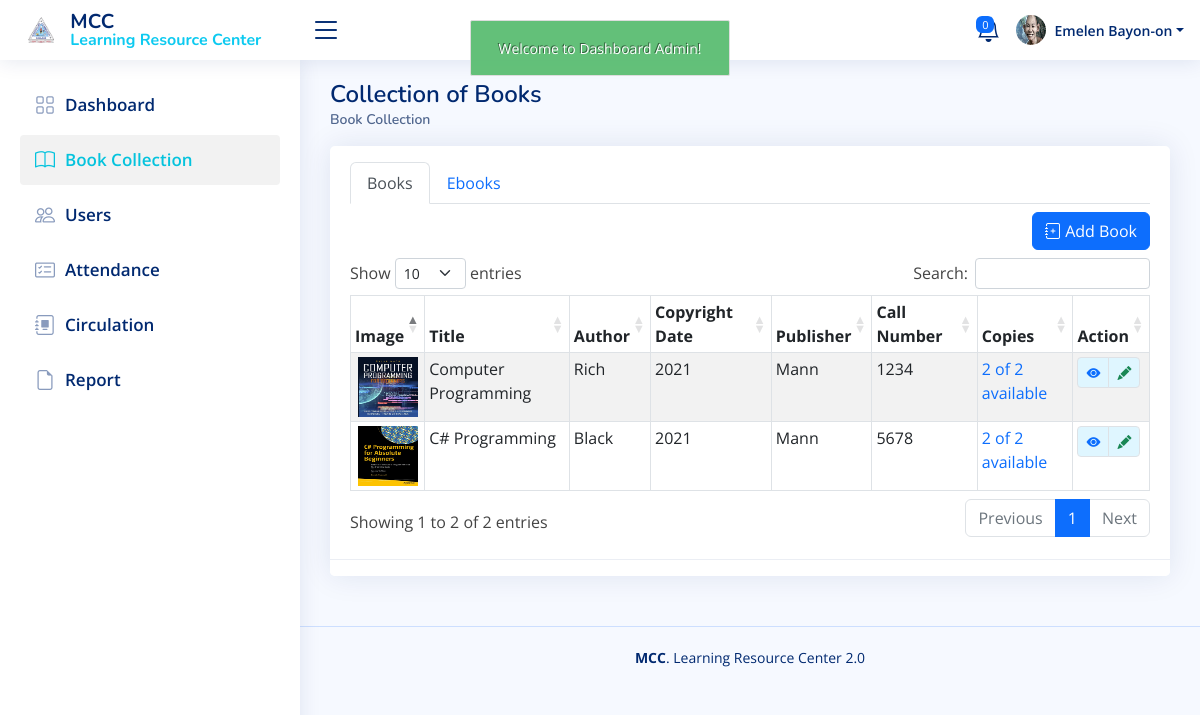
The app's page /admin/books.php (signed in) with its own data.
### tables this page shows
CREATE TABLE `book` (
  `book_id` int(11) NOT NULL,
  `call_number` varchar(50) NOT NULL,
  `accession_number` varchar(50) NOT NULL,
  `title` varchar(150) NOT NULL,
  `category_id` int(11) NOT NULL,
  `author` varchar(50) NOT NULL,
  `copyright_date` varchar(20) NOT NULL,
  `publisher` varchar(50) NOT NULL,
  `place_publication` varchar(50) NOT NULL,
  `isbn` varchar(50) NOT NULL,
  `barcode` varchar(50) NOT NULL,
  `book_image` varchar(100) NOT NULL,
  `date_added` datetime NOT NULL,
  `status` varchar(50) NOT NULL
);

### admin/books.php (the view, shortened to what this page needs)
<?php
include('authentication.php');
include('includes/header.php');
include('./includes/sidebar.php');
?>
<main id="main" class="main" data-aos="fade-down">
     <div class="pagetitle">
          <h1>Collection of Books</h1>
          <nav>
               <ol class="breadcrumb">
                    <li class="breadcrumb-item active">Book Collection</li>
               </ol>
          </nav>
     </div>
     <section class="section">
          <div class="row">
               <div class="col-lg-12">
                    <div class="card">
                         <div class="card-body">
                              <div class="table-responsive mt-3">
                                   <ul class="nav nav-tabs" id="myTab">
                                        <li class="nav-item">
                                             <button class="nav-link active" id="books-tab" data-bs-toggle="tab"
                                                  data-bs-target="#books-tab-pane">Books</button>
                                        </li>
                                        <li class="nav-item">
                                             <button class="nav-link" id="ebooks-tab" data-bs-toggle="tab"
                                                  data-bs-target="#ebooks-tab-pane">Ebooks</button>
                                        </li>
                                   </ul>
                                   <div class="tab-content" id="myTabContent">
                                        <div class="tab-pane fade show active" id="books-tab-pane">
                                             <div class="d-flex justify-content-end my-2">
                                                  <a href="book_add.php" class="btn btn-primary">
                                                       <i class="bi bi-journal-plus"></i> Add Book
                                                  </a>
                                             </div>
                                             <div class="table-responsive">
                                                  <table id="myDataTable"
                                                       class="table table-bordered table-striped table-sm">
                                                       <thead>
                                                            <tr>
                                                                 <th>Image</th>
                                                                 <th>Title</th>
                                                                 <th>Author</th>
                                                                 <th>Copyright Date</th>
                                                                 <th>Publisher</th>
                                                                 <th>Call Number</th>
                                                                 <th>Copies</th>
                                                                 <th>Action</th>
                                                            </tr>
                                                       </thead>
                                                       <tbody>
                                                       <?php
                                                       $query = "
                                                       SELECT
                                                            book.*,
                                                            COUNT(book.accession_number) AS copy_count,
                                                            SUM(CASE WHEN book.status = 'available' THEN 1 ELSE 0 END) AS available_count
                                                       FROM book
                                                       GROUP BY book.title
                                                       ORDER BY book.title DESC";
                                                       $query_run = mysqli_query($con, $query);
                                                       if (mysqli_num_rows($query_run)) {
                                                       foreach ($query_run as $book) {
                                                            ?>
                                                            <tr>
                                                                 <td>
                                                                      <center>
                                                                           <?php if ($book['book_image'] != ""): ?>
                                                                           <img src="../uploads/books_img/<?php echo $book['book_image']; ?>" alt="" width="60px" height="60px">
                                                                           <?php else: ?>
                                                                           <img src="../uploads/books_img/book_image.jpg" alt="" width="60px" height="60px">
                                                                           <?php endif; ?>
                                                                      </center>
                                                                 </td>
                                                                 <td><?=$book['title'];?></td>
                                                                 <td><?=$book['author'];?></td>
                                                                 <td><?=$book['copyright_date'];?></td>
                                                                 <td><?=$book['publisher'];?></td>
                                                                 <td><?=$book['call_number'];?></td>
                                                                 <td>
                                                                 <a href="book_views.php?title=<?= urlencode($book['title']); ?>&tab=copies" id="hover" class="text-primary" data-bs-toggle="tooltip" data-bs-placement="bottom" title="View Copies">
                                                                 <?= $book['available_count'];?> of <?= $book['copy_count'];?> available
                                                                 </a>
                                                                 </td>
                                                                 <td class=" justify-content-center">
                                                                      <div class="btn-group"
                                                                           style="background: #DFF6FF;  ">
                                                                           <a href="book_views.php?title=<?= urlencode($book['title']); ?>"
                                                                                name=""
                                                                                class="viewBookBtn btn btn-sm  border text-primary"
                                                                                data-bs-toggle="tooltip"
                                                                                data-bs-placement="bottom"
                                                                                title="View Book">
                                                                                <i class="bi bi-eye-fill"></i>
                                                                           </a>
                                                                           <a href="book_edit.php?title=<?= urlencode($book['title']); ?>"
                                                                                name="update_book"
                                                                                class="btn btn-sm  border text-success"
                                                                                data-bs-toggle="tooltip"
                                                                                data-bs-placement="bottom"
                                                                                title="Edit Book">
                                                                                <i class="bi bi-pencil-fill"></i>
                                                                           </a>
                                                                      </div>
                                                                 </td>
                                                            </tr>
                                                            <?php
                                                                 }
                                                            }
                                                            else
                                                            {
                                                                 echo "No records found";
                                                            }
                                                            ?>
                                                       </tbody>
                                                  </table>
                                             </div>
                                        </div>
                                   </div>
                              </div>
                         </div>
                         <div class="card-footer"></div>
                    </div>
               </div>
          </div>
     </section>
</main>
<?php
include('./includes/footer.php');
?>

### admin/includes/topnav.php (shortened to what this page needs)
<header id="header" class="header fixed-top d-flex align-items-center">
    <div class="d-flex align-items-center">
        <a href="index.php" class="logo d-flex align-items-center">
            <img src="assets/img/mcc-logo.png" alt="logo" class="mx-2" />
            <span class="d-none d-lg-block mx-2">MCC <span class="text-info d-block fs-6">Learning Resource Center</span></span>
        </a>
        <i class="bi bi-list toggle-sidebar-btn"></i>
    </div>
    <?php
    if (isset($_SESSION['auth_admin']['admin_id'])) {
        $id_session = $_SESSION['auth_admin']['admin_id'];
    }
    ?>
    <nav class="header-nav ms-auto">
        <ul class="d-flex align-items-center">
            <li class="nav-item dropdown me-3">
                <a class="nav-link nav-icon fs-4" href="#" data-bs-toggle="dropdown">
                    <?php
                    $query = "SELECT COUNT(DISTINCT CONCAT(h.user_id, '-', h.faculty_id)) AS total_borrowers
                    FROM holds h
                    WHERE h.hold_status = 'Hold'";
                    $query_run = mysqli_query($con, $query);
                    $total_borrowers = $query_run ? mysqli_fetch_assoc($query_run)['total_borrowers'] : 0;
                    echo '<span class="badge bg-primary badge-number">'.$total_borrowers.'</span>';
                    ?>
                </a>
            </li>
            <li class="nav-item dropdown pe-3">
                <?php
                $query = "SELECT * FROM admin WHERE admin_id = '$id_session'";
                $query_run = mysqli_query($con, $query);
                $row = mysqli_fetch_array($query_run);
                ?>
                <a class="nav-link nav-profile d-flex align-items-center pe-0" href="javascript:;" data-bs-toggle="dropdown">
                    <img src="<?= $row['admin_image'] ? '../uploads/admin_profile/'.$row['admin_image'] : 'assets/img/admin.png'; ?>" alt="" width="30px" height="30px" class="rounded-circle">
                    <span class="d-none d-md-block dropdown-toggle ps-2"><?= $_SESSION['auth_admin']['admin_name']; ?></span>
                </a>
            </li>
        </ul>
    </nav>
</header>

### admin/assets/css/style.css (style rules this page uses)
:root { scroll-behavior: smooth; }
body { font-family: "Open Sans", sans-serif; background: #f6f9ff; color: #444444; }
a { text-decoration: none; }
h1, h2, h3, h4, h5, h6 { font-family: "Nunito", sans-serif; }
#main { margin-top: 60px; padding: 20px 30px; transition: all 0.3s; }
.pagetitle { margin-bottom: 10px; }
.pagetitle h1 { font-size: 24px; margin-bottom: 0; font-weight: 600; color: #012970; }
.card { margin-bottom: 30px; border: none; border-radius: 5px; box-shadow: 0px 0 30px rgba(1, 41, 112, 0.1); }
.card-header, .card-footer { border-color: #ebeef4; background-color: #fff; color: #798eb3; }
.card-body { padding: 0 20px 20px 20px; }
.breadcrumb { font-size: 14px; font-family: "Nunito", sans-serif; color: #899bbd; font-weight: 600; }
.breadcrumb .breadcrumb-item::before { color: #899bbd; }
.breadcrumb .active { color: #51678f; font-weight: 600; }
.logo { line-height: 1; }
@media (min-width: 1200px) { .logo { width: 280px; } }
.logo img { max-height: 26px; margin-right: 6px; }
.logo span { font-size: 20px; font-weight: 700; color: #012970; font-family: "Nunito", sans-serif; }
.header { transition: all 0.5s; z-index: 997; height: 60px; box-shadow: 0px 2px 20px rgba(1, 41, 112, 0.1); background-color: #fff; padding-left: 20px; }
.header .toggle-sidebar-btn { font-size: 32px; padding-left: 10px; cursor: pointer; color: #012970; }
.header-nav ul { list-style: none; }
.header-nav > ul { margin: 0; padding: 0; }
.header-nav .nav-icon { font-size: 20px; color: #012970; }
.header-nav .nav-profile { color: #012970; }
.header-nav .nav-profile img { max-height: 36px; }
.header-nav .nav-profile span { font-size: 14px; font-weight: 600; }
.header-nav .badge-number { position: absolute; inset: 4px 6px auto auto; font-weight: normal; font-size: 11px; padding: 3px 6px; }
@media (min-width: 1200px) { #main, #footer { margin-left: 300px; } }

### admin/includes/sidebar.php (style rules this page uses)
.badge { position: relative; top: -10px; right: -140px; }

### records on screen
book: book_image (picture), title "Computer Programming", author "Rich", copyright_date "2021", publisher "Mann", call_number "1234", available_count "2", copy_count "2"
book: book_image (picture), title "C# Programming", author "Black", copyright_date "2021", publisher "Mann", call_number "5678", available_count "2", copy_count "2"

### other values on screen
$total_borrowers "0"
$_SESSION['auth_admin']['admin_name'] "Emelen Bayon-on"
